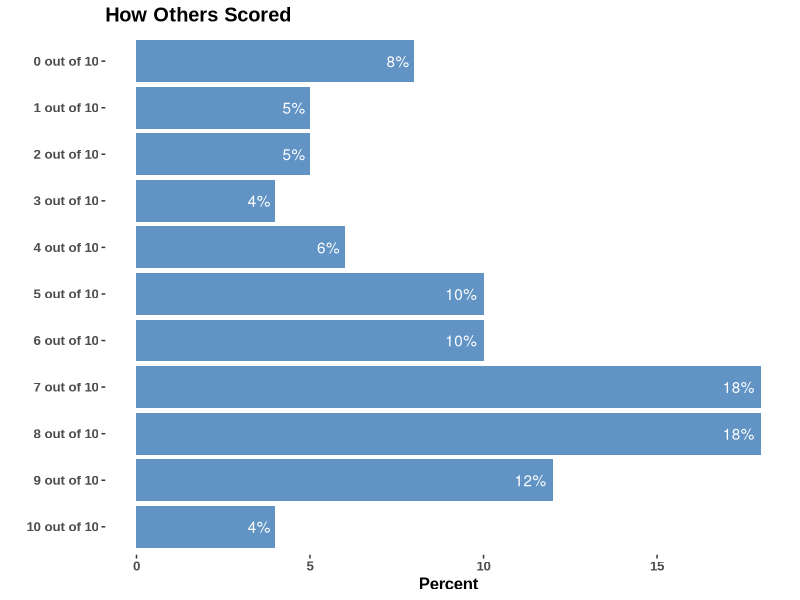

Recreate this plot in R.
## ---- chunk 1
#| echo: false
#| message: false
#| warning: false
#| fig-width: 3
#| fig-height: 4


library(tidyverse)
kff_res <- 
  tibble(score = 0:10, pct = c(8,5,5,4,6,10,10,18,18,12,4))
pollev_color = "#6193c5"
  
kff_res %>% 
  mutate(score = glue::glue("{score} out of 10")) %>% 
  mutate(score = factor(score, levels =rev(c(
    "0 out of 10","1 out of 10","2 out of 10","3 out of 10","4 out of 10", "5 out of 10",
    "6 out of 10","7 out of 10","8 out of 10","9 out of 10","10 out of 10"
  )))) %>% 
  mutate(colr = pollev_color) %>% 
  ggplot(aes(y = score, x = pct, fill = colr)) + 
  geom_col() + 
  geom_text(hjust=1.2,colour = "white",aes(label = glue::glue("{pct}%"))) + 
  ggthemes::theme_tufte() +
  scale_fill_manual(values = "#6193c5") + 
  theme(legend.position = "none") +
  labs(y="",x="Percent")+
  theme(text=element_text(family="Arial", face="bold", size=12)) +
  ggtitle("How Others Scored")

 

